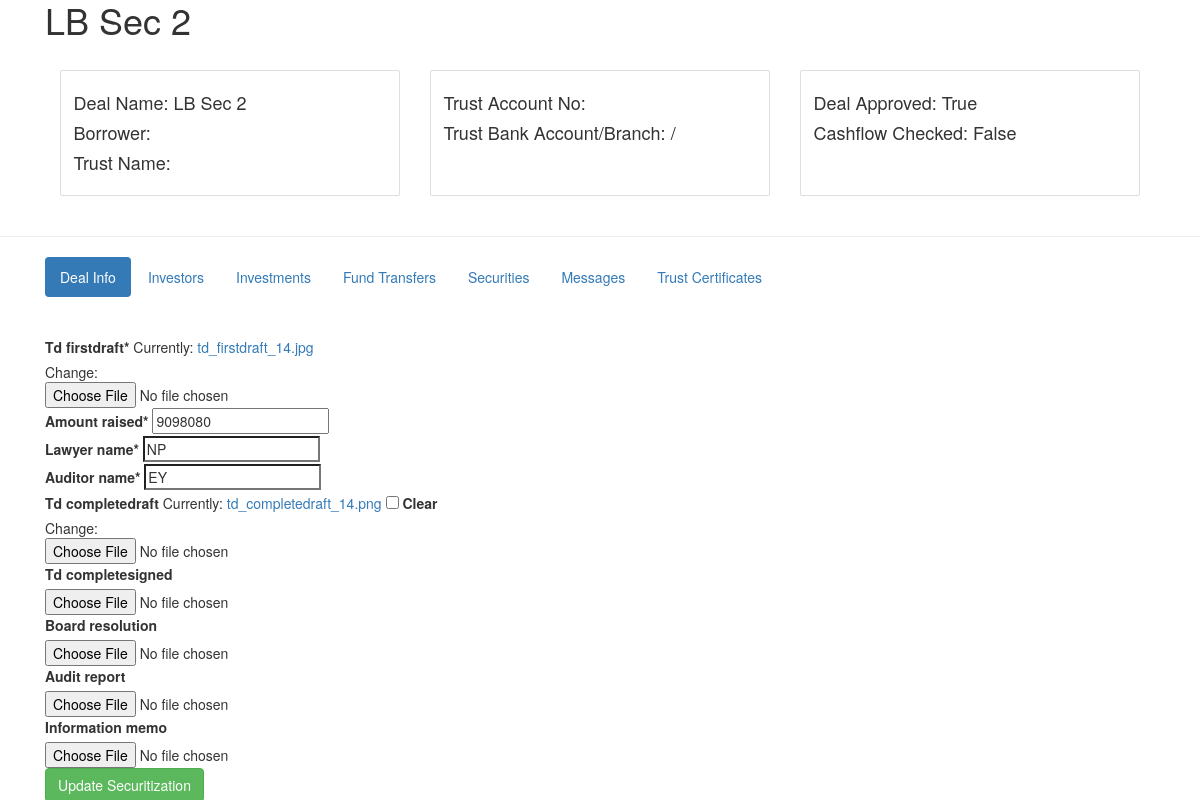
Page /update_securitization_arranger/14/ on the committed database.
### trusteeapp/models.py (models this page shows, shortened)
class Securitization(models.Model):
    temp_name = models.CharField(max_length=200)
    borrower = models.ForeignKey(Borrower, on_delete=PROTECT)
    arranger_name  = models.CharField(max_length=200) # change this to ForeignKey later
    amount_raised = models.IntegerField()
    expected_sign_date = models.CharField(max_length=200,blank=True)
    td_firstdraft = models.FileField()
    trust_name = models.CharField(default="",max_length=200,blank=True)
    trust_bank_account_no = models.CharField(default="",max_length=200,blank=True)
    trust_bank_account_branch = models.CharField(default="",max_length=200,blank=True)
    trust_bank_account_bank = models.CharField(default="",max_length=200,blank=True)
    lawyer_name = models.CharField(max_length=200)
    auditor_name = models.CharField(max_length=200)
    trustee_approved = models.BooleanField(default=False)
    deal_signed = models.BooleanField(default=False)
    cashflow_checked = models.BooleanField(default=False)
    deal_signed_date = models.DateField(blank=True,null=True)
    td_completedraft = models.FileField(blank=True)
    td_completesigned = models.FileField(blank=True)
    board_resolution = models.FileField(blank=True)
    information_memo = models.FileField(blank=True)
    audit_report = models.FileField(blank=True)
    investor_schedule_file = models.FileField(blank=True)
    investments_file = models.FileField(blank=True)
    security_list_file = models.FileField(blank=True)
    trust_certificates = models.FileField(blank=True)

### trusteeapp/views.py (the view, shortened to what this page needs)
# urls.py: path("update_securitization_arranger/<int:id>/",views.update_securitization_arranger_view),
def update_securitization_arranger_view(request,id):
    sec = Securitization.objects.get(id=id)
    form = update_securitization_arranger_form(instance=sec)
    context = {"form":form,
                "securitization":sec,}
    return render(request,"trusteeapp/update_securitization_arranger.html",context)

### trusteeapp/forms.py
class update_securitization_arranger_form(forms.ModelForm):
    class Meta:
        model = Securitization
        fields = ('td_firstdraft','amount_raised','lawyer_name','auditor_name','td_completedraft','td_completesigned','board_resolution','audit_report','information_memo')

### trusteeapp/templates/trusteeapp/update_securitization_arranger.html (shortened to what this page needs)
{% extends "trusteeapp/base_arranger.html" %}
{% load crispy_forms_tags %}
{% block content %}
<div class="container"><h1>{% if securitization.trust_name %}{{securitization.trust_name}}{% else %}{{securitization.temp_name}}{% endif %}</h1>
    <br/>
    <div class="col-sm-4">
    <div class="card">
        <div class="card-body">
          <p class="card-text">
            <h4>Deal Name: {{securitization.temp_name}}</h4>
            <h4>Borrower: {{securitization.borrower_name}}</h4>
            <h4>Trust Name: {{securitization.trust_name}}</h4></p>
        </div>
    </div>
    </div>
    <div class="col-sm-4">
    <div class="card">
        <div class="card-body">
          <p class="card-text">
            <h4>Trust Account No: {{securitization.trust_bank_account_no}}</h4>
            <h4>Trust Bank Account/Branch: {{securitization.trust_bank_account_bank}}/{{securitization.trust_bank_account_branch}}</h4>
            <h4>&nbsp;</h4>
        </p>
        </div>
    </div>
    </div>
    <div class="col-sm-4">
        <div class="card">
            <div class="card-body">
              <p class="card-text">
                <h4>Deal Approved: {{securitization.trustee_approved}}</h4>
                <h4>Cashflow Checked: {{securitization.cashflow_checked}}</h4>
                <h4>&nbsp;</h4>
            </p>
            </div>
        </div>
    </div>
</div>
    <br/>
    <hr/>
<div id="exTab1" class="container">
    <ul  class="nav nav-pills">
        <li class="active"><a  href="#1a" data-toggle="tab">Deal Info</a></li>
        <li><a href="#2a" data-toggle="tab">Investors</a></li>
        <li><a href="#3a" data-toggle="tab">Investments</a></li>
        <li><a href="#4a" data-toggle="tab">Fund Transfers</a></li>
        <li><a href="#5a" data-toggle="tab">Securities</a></li>
        <li><a href="#6a" data-toggle="tab">Messages</a></li>
        <li><a href="#7a" data-toggle="tab">Trust Certificates</a></li>
    </ul>
    <div class="tab-content clearfix">
        <div class="tab-pane active" id="1a">
                    <br/><br/>
                    <form method="POST"  enctype="multipart/form-data" class="uniForm"> {% csrf_token %}
                        {{form|crispy}}
                        <button type="submit" name="save" class="btn btn-success">Update Securitization</button>
                    </form>
        </div>
    </div>
  </div>
{% endblock content %}

### rows in the picture
Securitization: temp_name "LB Sec 2", trustee_approved "True", cashflow_checked "False", amount_raised "9098080", lawyer_name "NP", auditor_name "EY"
